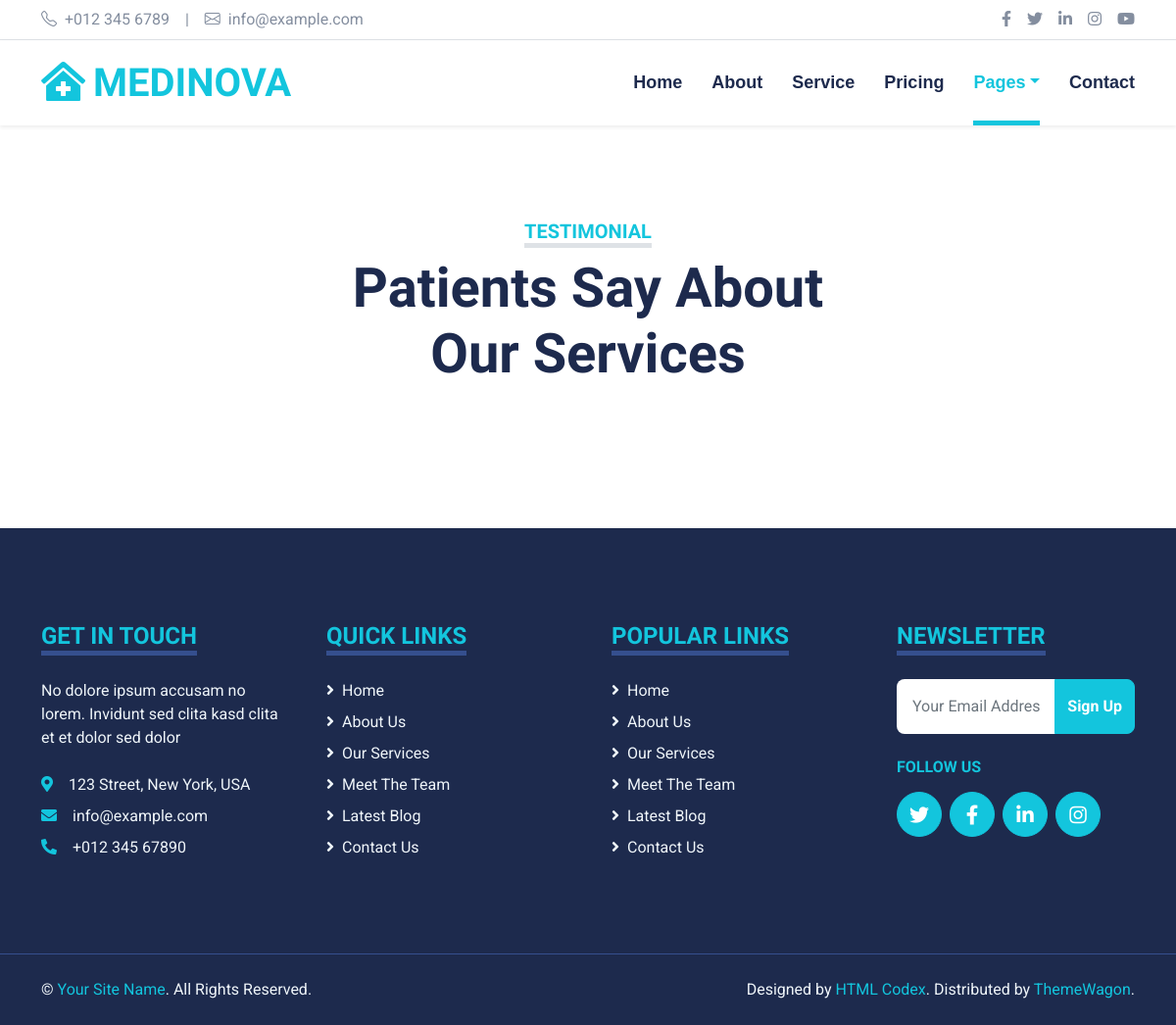
The page /testimonial/ on the database as committed earlier.
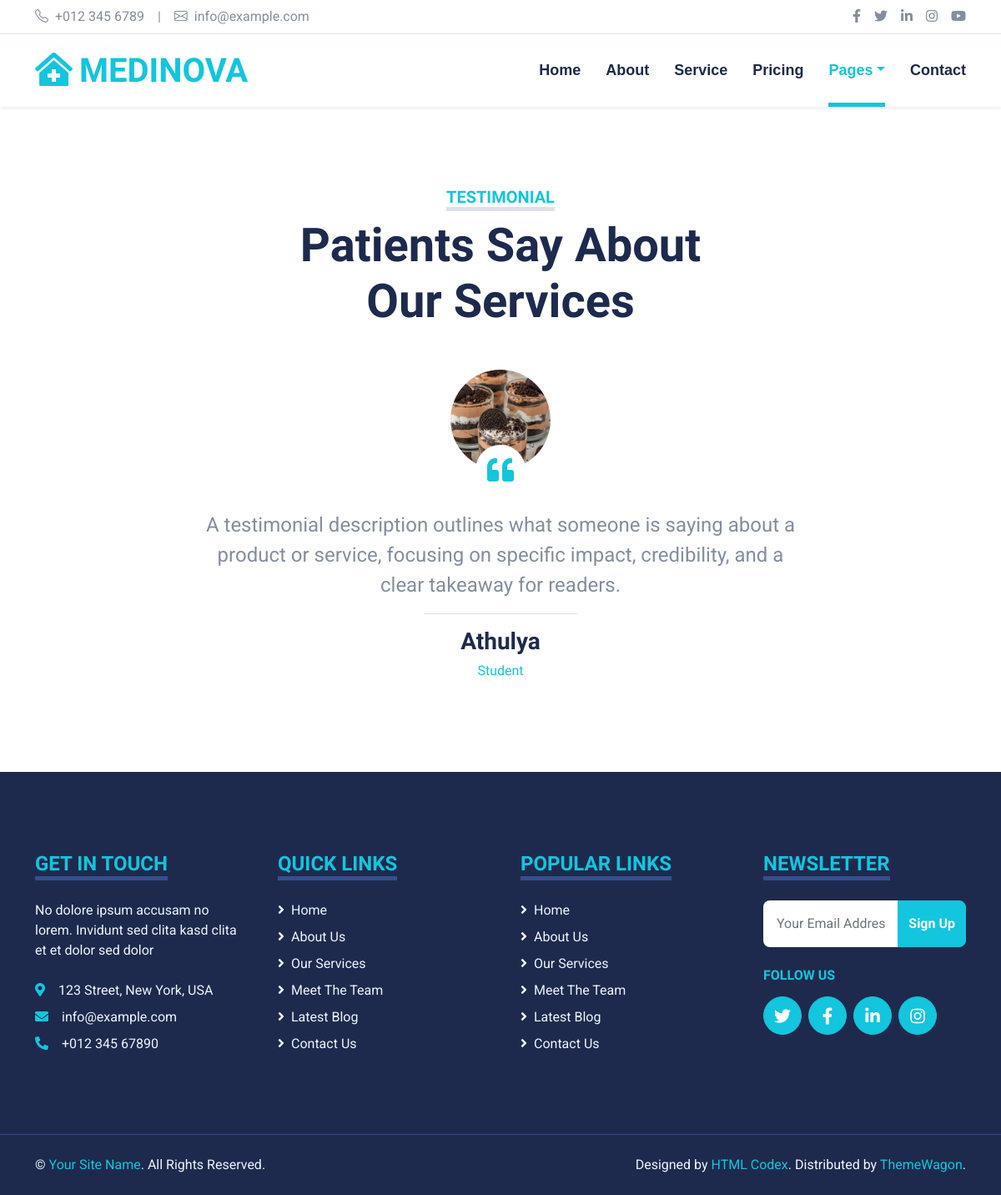
The same page on the database as committed later.
### medinova_app/models.py (models this page shows, shortened)
class Testimonial(models.Model):
    image = models.ImageField(upload_to='testimonial_images/', blank=True, null=True)
    description = models.TextField(blank=True)
    patient_name = models.CharField(max_length=300)
    profession = models.CharField(max_length=200, blank=True)
    created_at = models.DateTimeField(auto_now_add=True)

### medinova_app/views.py (the view)
# urls.py: path('testimonial/',views.testimonial,name='testimonial'),
def testimonial(request):
    testimonials = Testimonial.objects.all().order_by('-created_at')
    return render(request, 'testimonial.html', {'testimonials': testimonials})

### templates/testimonial.html (shortened to what the changed rows need)
{% load static %}
<!DOCTYPE html>
<html lang="en">
<head>
    <link href="https://cdnjs.cloudflare.com/ajax/libs/font-awesome/5.15.0/css/all.min.css" rel="stylesheet">
    <link href="https://cdn.jsdelivr.net/npm/bootstrap-icons@1.4.1/font/bootstrap-icons.css" rel="stylesheet">
    <link href="{% static 'lib/owlcarousel/assets/owl.carousel.min.css' %}" rel="stylesheet">
    <link href="{% static 'lib/tempusdominus/css/tempusdominus-bootstrap-4.min.css' %}" rel="stylesheet" />
    <link href="{% static 'css/bootstrap.min.css' %}" rel="stylesheet">
    <link href="{% static 'css/style.css' %}" rel="stylesheet">
</head>
<body>
    <div class="container-fluid sticky-top bg-white shadow-sm mb-5">
        <div class="container">
            <nav class="navbar navbar-expand-lg bg-white navbar-light py-3 py-lg-0">
                <a href="{% url 'index' %}" class="navbar-brand">
                    <h1 class="m-0 text-uppercase text-primary"><i class="fa fa-clinic-medical me-2"></i>Medinova</h1>
                </a>
            </nav>
        </div>
    </div>
    <div class="container-fluid py-5">
        <div class="container">
            <div class="text-center mx-auto mb-5" style="max-width: 500px;">
                <h1 class="display-4">Patients Say About Our Services</h1>
            </div>
            <div class="row justify-content-center">
                <div class="col-lg-8">
                    <div class="owl-carousel testimonial-carousel">
    {% for t in testimonials %}
    <div class="testimonial-item text-center">
        <div class="position-relative mb-5">
            {% if t.image %}
                <img class="img-fluid rounded-circle mx-auto"
                     src="{{ t.image.url }}"
                     alt="{{ t.patient_name }}"
                     style="width:120px;height:120px;object-fit:cover;">
            {% else %}
                <img class="img-fluid rounded-circle mx-auto"
                     src="{% static 'img/testimonial-1.jpg' %}"
                     alt="default">
            {% endif %}
            <div class="position-absolute top-100 start-50 translate-middle d-flex align-items-center justify-content-center bg-white rounded-circle"
                 style="width: 60px; height: 60px;">
                <i class="fa fa-quote-left fa-2x text-primary"></i>
            </div>
        </div>
        <p class="fs-4 fw-normal">
            {{ t.description }}
        </p>
        <hr class="w-25 mx-auto">
        <h3>{{ t.patient_name }}</h3>
        <h6 class="fw-normal text-primary mb-3">
            {{ t.profession }}
        </h6>
    </div>
    {% endfor %}
</div>
                </div>
            </div>
        </div>
    </div>
</body>
</html>

Rows that differ between the two databases and show on the page:
added Testimonial: image (picture), description "A testimonial description outlines what someone is saying about a product or service, focusing on specific impact, credibility, and a clear takeaway for readers.", patient_name "Athulya", profession "Student"
